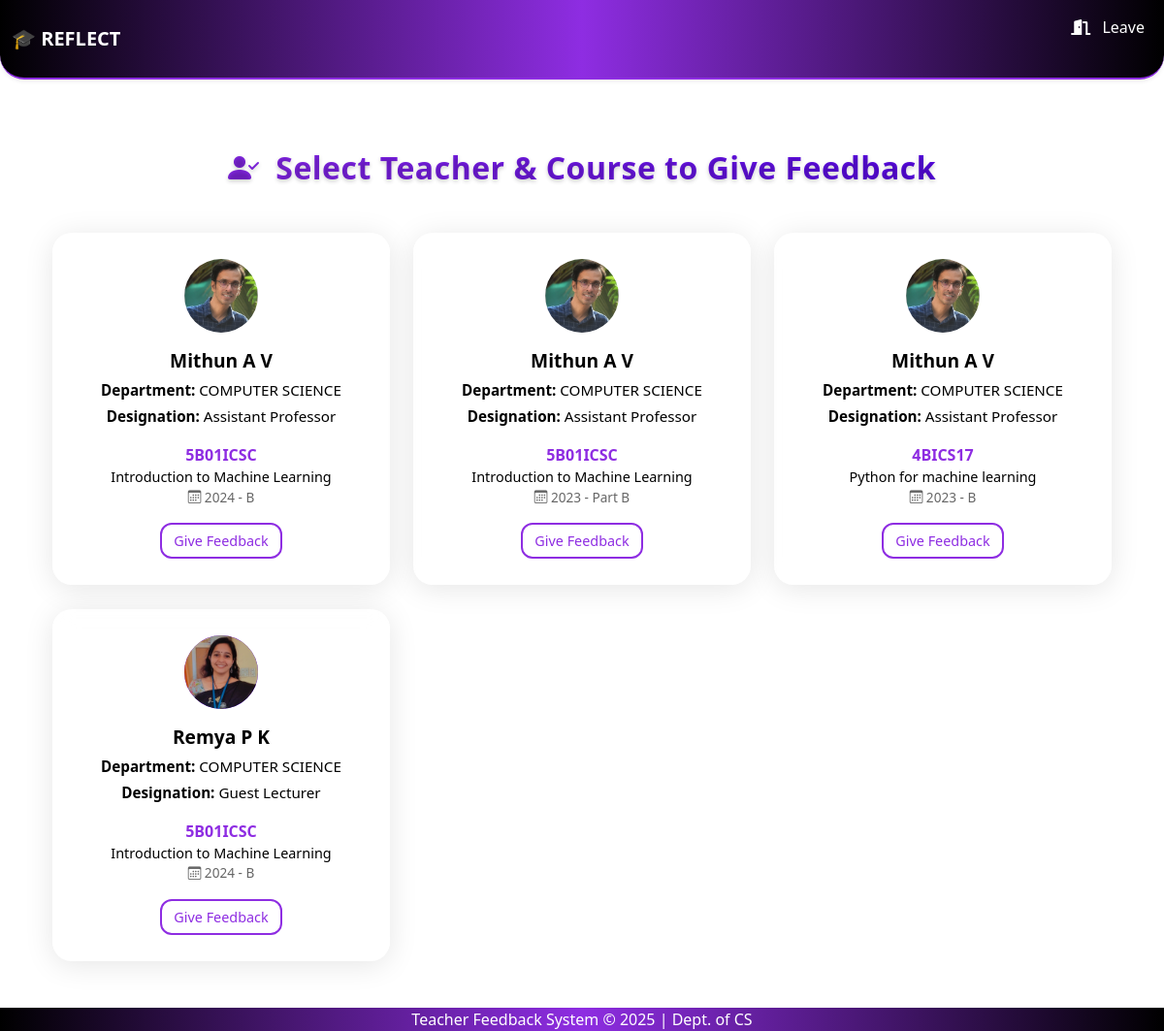
/student-feedback/teachers/, run on the app's committed database.
### feedback_app/models.py (models this page shows, shortened)
class TeacherBatch(models.Model):
    teacher_batch_id = models.AutoField(primary_key=True)
    teacher = models.ForeignKey(Teacher, on_delete=models.CASCADE)
    batch = models.ForeignKey(Batch, on_delete=models.CASCADE)
    course = models.ForeignKey(Course, on_delete=models.CASCADE)
    department = models.ForeignKey(Department, on_delete=models.CASCADE)
    is_active_for_feedback = models.BooleanField(default=False)  # NEW FIELD for teacher-course feedback activation
    class Meta:
        unique_together = ('teacher', 'batch', 'course', 'department')

class Teacher(models.Model):
    user = models.OneToOneField(User, on_delete=models.CASCADE, null=True, blank=True)  # <-- Add this line
    teacher_id = models.AutoField(primary_key=True)
    name = models.CharField(max_length=100)
    dept = models.ForeignKey(Department, on_delete=models.CASCADE)
    designation = models.CharField(max_length=100)
    gender = models.CharField(max_length=10)
    role = models.ForeignKey(Role, on_delete=models.CASCADE)
    fb_active = models.BooleanField(default=False)
    profile_picture = models.ImageField(upload_to='profile_pics/', blank=True, null=True)

class Department(models.Model):
    dept_id = models.AutoField(primary_key=True)
    dept_name = models.CharField(max_length=100)

class Course(models.Model):
    course_id = models.AutoField(primary_key=True)
    name = models.CharField(max_length=200)
    code = models.CharField(max_length=50)
    credit = models.IntegerField()
    dept = models.ForeignKey(Department, on_delete=models.CASCADE)
    pgm = models.ForeignKey(Programme, on_delete=models.CASCADE)

class Batch(models.Model):
    batch_id = models.AutoField(primary_key=True)
    course = models.ForeignKey('Course', on_delete=models.CASCADE)
    acad_year = models.CharField(max_length=10)
    part = models.CharField(max_length=20)
    is_active = models.BooleanField(default=False)  # NEW FIELD for batch activation

### feedback_app/views.py (the view)
# urls.py: path('student-feedback/teachers/', views.select_teacher_for_feedback, name='select_teacher_for_feedback'),
def select_teacher_for_feedback(request):
    print("🔥🔥🔥 VIEW IS BEING CALLED 🔥🔥🔥")
    active_teacher_batches = TeacherBatch.objects.filter(
        batch__is_active=True,
        is_active_for_feedback=True
    ).select_related('teacher', 'course', 'batch', 'department')
    print(f"🎯 Found {active_teacher_batches.count()} active teacher-batch combinations")
    teacher_courses = {}
    for tb in active_teacher_batches:
        teacher = tb.teacher
        if teacher not in teacher_courses:
            teacher_courses[teacher] = []
        teacher_courses[teacher].append(tb)
    print(f"🎯 Final teacher_courses dict has {len(teacher_courses)} teachers")
    print(f"🎯 teacher_courses is empty: {not teacher_courses}")
    context = {
        'teacher_courses': teacher_courses
    }
    return render(request, 'active_teacher_list.html', context)

### feedback_app/context_processors.py (called while the page is built)
def is_admin(request):
    user = request.user
    return {'is_admin': user.is_superuser or user.groups.filter(name='admin').exists()}

def is_hod(request):
    return {'is_hod': request.user.groups.filter(name='hod').exists()}

def is_teacher(request):
    return {'is_teacher': request.user.groups.filter(name='teacher').exists()}

### templates/active_teacher_list.html (shortened to what this page needs)
{% extends 'base.html' %}
{% block content %}
<div class="container mt-5">
    <link rel="stylesheet" href="https://cdn.jsdelivr.net/npm/bootstrap-icons@1.10.5/font/bootstrap-icons.css">
    <h2 class="dashboard-heading text-center mb-5">
        <i class="bi bi-person-check-fill me-2"></i>
        Select Teacher & Course to Give Feedback
    </h2>
    {% if teacher_courses %}
        <div class="row">
            {% for teacher, courses in teacher_courses.items %}
    {% for course_assignment in courses %}
        <div class="col-md-6 col-lg-4 mb-4">
            <div class="card glass-card h-100 p-4 d-flex flex-column">
                <div class="text-center mb-3">
                    <div class="icon-circle mx-auto overflow-hidden"
                         style="width: 80px; height: 80px; border-radius: 50%; border: 2px solid #fff;">
                        {% if teacher.profile_picture %}
                            <img src="{{ teacher.profile_picture.url }}" alt="{{ teacher.name }}'s photo"
                                 style="width: 100%; height: 100%; object-fit: cover;">
                        {% else %}
                            <i class="bi bi-person-fill" style="font-size: 2rem; line-height: 80px;"></i>
                        {% endif %}
                    </div>
                    <h5 class="card-title mt-2">{{ teacher.name }}</h5>
                    <p class="card-text mb-1"><strong>Department:</strong> {{ teacher.dept.dept_name }}</p>
                    <p class="card-text"><strong>Designation:</strong> {{ teacher.designation }}</p>
                </div>
                <div class="mt-auto text-center">
                    <div class="course-code">{{ course_assignment.course.code }}</div>
                    <div style="font-size: 0.9rem;">{{ course_assignment.course.name }}</div>
                    <div class="batch-info">
                        <i class="bi bi-calendar3"></i> {{ course_assignment.batch.acad_year }} - {{ course_assignment.batch.part }}
                    </div>
                    <a href="{% url 'student_feedback_form_by_teacher_course' course_assignment.teacher_batch_id %}"
                       class="glass-button mt-3 d-inline-block">
                        Give Feedback
                    </a>
                </div>
            </div>
        </div>
    {% endfor %}
{% endfor %}
        </div>
    {% endif %}
</div>
{% endblock %}

### templates/active_teacher_list.html (style rules this page uses)
.glass-card { background: rgba(255, 255, 255, 0.1); border: 1px solid rgba(255, 255, 255, 0.2); border-radius: 20px; backdrop-filter: blur(10px); -webkit-backdrop-filter: blur(10px); box-shadow: 0 4px 30px rgba(0, 0, 0, 0.1); transition: all 0.3s ease; color: #000; }
.glass-button { background: white; color: #8e2de2; border: 2px solid #8e2de2; border-radius: 12px; padding: 6px 12px; font-weight: 500; text-decoration: none; display: inline-block; transition: all 0.3s ease; font-size: 0.9rem; margin: 2px; }
.icon-circle { background: linear-gradient(135deg, #8e2de2, #4a00e0); color: white; border-radius: 50%; width: 60px; height: 60px; display: flex; align-items: center; justify-content: center; font-size: 24px; margin-bottom: 15px; }
.card-title { font-weight: bold; font-size: 1.2rem; }
.card-text { font-size: 0.95rem; }
.dashboard-heading { font-size: 2rem; font-weight: 700; background: linear-gradient(90deg, #8e2de2, #4a00e0); -webkit-background-clip: text; -webkit-text-fill-color: transparent; text-shadow: 0 2px 4px rgba(0, 0, 0, 0.2); letter-spacing: 0.5px; }
.course-code { font-weight: bold; color: #8e2de2; }
.batch-info { font-size: 0.85rem; color: #666; }

### data on the page
Teacher: name "Mithun A V", dept.dept_name "COMPUTER SCIENCE", designation "Assistant Professor"
TeacherBatch: profile_picture (picture), course.code "5B01ICSC", course.name "Introduction to Machine Learning", batch.acad_year "2024", batch.part "B"
TeacherBatch: profile_picture (picture), course.code "5B01ICSC", course.name "Introduction to Machine Learning", batch.acad_year "2023", batch.part "Part B"
TeacherBatch: profile_picture (picture), course.code "4BICS17", course.name "Python for machine learning", batch.acad_year "2023", batch.part "B"
Teacher: name "Remya P K", dept.dept_name "COMPUTER SCIENCE", designation "Guest Lecturer"
TeacherBatch: profile_picture (picture), course.code "5B01ICSC", course.name "Introduction to Machine Learning", batch.acad_year "2024", batch.part "B"
